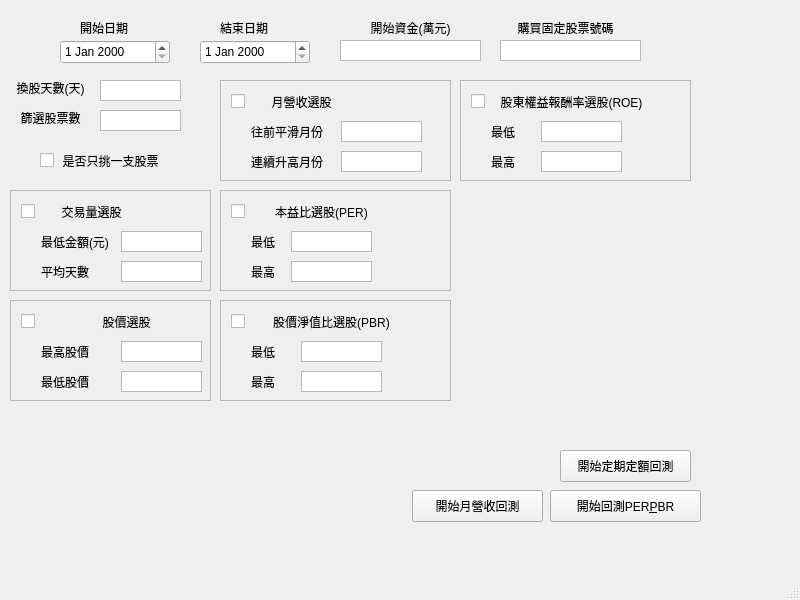
<?xml version="1.0" encoding="UTF-8"?>
<ui version="4.0">
 <class>MainWindow3</class>
 <widget class="QMainWindow" name="MainWindow3">
  <property name="geometry">
   <rect>
    <x>0</x>
    <y>0</y>
    <width>800</width>
    <height>600</height>
   </rect>
  </property>
  <property name="windowTitle">
   <string>回測</string>
  </property>
  <widget class="QWidget" name="centralwidget">
   <widget class="QDateEdit" name="date_start">
    <property name="geometry">
     <rect>
      <x>60</x>
      <y>40</y>
      <width>110</width>
      <height>24</height>
     </rect>
    </property>
   </widget>
   <widget class="QLabel" name="label">
    <property name="geometry">
     <rect>
      <x>80</x>
      <y>20</y>
      <width>60</width>
      <height>16</height>
     </rect>
    </property>
    <property name="text">
     <string>開始日期</string>
    </property>
   </widget>
   <widget class="QDateEdit" name="date_end">
    <property name="geometry">
     <rect>
      <x>200</x>
      <y>40</y>
      <width>110</width>
      <height>24</height>
     </rect>
    </property>
   </widget>
   <widget class="QLabel" name="label_2">
    <property name="geometry">
     <rect>
      <x>220</x>
      <y>20</y>
      <width>60</width>
      <height>16</height>
     </rect>
    </property>
    <property name="text">
     <string>結束日期</string>
    </property>
   </widget>
   <widget class="QPushButton" name="button_backtest">
    <property name="geometry">
     <rect>
      <x>412</x>
      <y>490</y>
      <width>131</width>
      <height>32</height>
     </rect>
    </property>
    <property name="text">
     <string>開始月營收回測</string>
    </property>
   </widget>
   <widget class="QLabel" name="label_3">
    <property name="geometry">
     <rect>
      <x>360</x>
      <y>20</y>
      <width>101</width>
      <height>16</height>
     </rect>
    </property>
    <property name="text">
     <string>開始資金(萬元)</string>
    </property>
    <property name="alignment">
     <set>Qt::AlignCenter</set>
    </property>
   </widget>
   <widget class="QTextEdit" name="input_startMoney">
    <property name="geometry">
     <rect>
      <x>340</x>
      <y>40</y>
      <width>141</width>
      <height>21</height>
     </rect>
    </property>
    <property name="font">
     <font>
      <pointsize>10</pointsize>
      <weight>75</weight>
      <bold>true</bold>
     </font>
    </property>
    <property name="verticalScrollBarPolicy">
     <enum>Qt::ScrollBarAlwaysOff</enum>
    </property>
    <property name="horizontalScrollBarPolicy">
     <enum>Qt::ScrollBarAlwaysOff</enum>
    </property>
    <property name="documentTitle">
     <string/>
    </property>
    <property name="placeholderText">
     <string/>
    </property>
   </widget>
   <widget class="QLabel" name="label_4">
    <property name="geometry">
     <rect>
      <x>0</x>
      <y>80</y>
      <width>101</width>
      <height>16</height>
     </rect>
    </property>
    <property name="text">
     <string>換股天數(天)</string>
    </property>
    <property name="alignment">
     <set>Qt::AlignCenter</set>
    </property>
   </widget>
   <widget class="QTextEdit" name="input_changeDays">
    <property name="geometry">
     <rect>
      <x>100</x>
      <y>80</y>
      <width>81</width>
      <height>21</height>
     </rect>
    </property>
    <property name="font">
     <font>
      <pointsize>10</pointsize>
      <weight>75</weight>
      <bold>true</bold>
     </font>
    </property>
    <property name="verticalScrollBarPolicy">
     <enum>Qt::ScrollBarAlwaysOff</enum>
    </property>
    <property name="horizontalScrollBarPolicy">
     <enum>Qt::ScrollBarAlwaysOff</enum>
    </property>
    <property name="documentTitle">
     <string/>
    </property>
    <property name="placeholderText">
     <string/>
    </property>
   </widget>
   <widget class="QScrollArea" name="scrollArea">
    <property name="geometry">
     <rect>
      <x>220</x>
      <y>80</y>
      <width>231</width>
      <height>101</height>
     </rect>
    </property>
    <property name="widgetResizable">
     <bool>true</bool>
    </property>
    <widget class="QWidget" name="scrollAreaWidgetContents">
     <property name="geometry">
      <rect>
       <x>0</x>
       <y>0</y>
       <width>229</width>
       <height>99</height>
      </rect>
     </property>
     <widget class="QLabel" name="label_6">
      <property name="geometry">
       <rect>
        <x>30</x>
        <y>70</y>
        <width>101</width>
        <height>21</height>
       </rect>
      </property>
      <property name="text">
       <string>連續升高月份</string>
      </property>
     </widget>
     <widget class="QTextEdit" name="input_monthRP_UpMpnth">
      <property name="geometry">
       <rect>
        <x>120</x>
        <y>70</y>
        <width>81</width>
        <height>21</height>
       </rect>
      </property>
      <property name="verticalScrollBarPolicy">
       <enum>Qt::ScrollBarAlwaysOff</enum>
      </property>
      <property name="horizontalScrollBarPolicy">
       <enum>Qt::ScrollBarAlwaysOff</enum>
      </property>
     </widget>
     <widget class="QLabel" name="label_5">
      <property name="geometry">
       <rect>
        <x>30</x>
        <y>40</y>
        <width>101</width>
        <height>21</height>
       </rect>
      </property>
      <property name="text">
       <string>往前平滑月份</string>
      </property>
     </widget>
     <widget class="QTextEdit" name="input_monthRP_smoothAVG">
      <property name="geometry">
       <rect>
        <x>120</x>
        <y>40</y>
        <width>81</width>
        <height>21</height>
       </rect>
      </property>
      <property name="verticalScrollBarPolicy">
       <enum>Qt::ScrollBarAlwaysOff</enum>
      </property>
      <property name="horizontalScrollBarPolicy">
       <enum>Qt::ScrollBarAlwaysOff</enum>
      </property>
     </widget>
     <widget class="QLabel" name="label_7">
      <property name="geometry">
       <rect>
        <x>30</x>
        <y>10</y>
        <width>101</width>
        <height>21</height>
       </rect>
      </property>
      <property name="text">
       <string>月營收選股</string>
      </property>
      <property name="alignment">
       <set>Qt::AlignCenter</set>
      </property>
     </widget>
     <widget class="QCheckBox" name="check_monthRP_pick">
      <property name="geometry">
       <rect>
        <x>10</x>
        <y>10</y>
        <width>101</width>
        <height>20</height>
       </rect>
      </property>
      <property name="text">
       <string/>
      </property>
     </widget>
    </widget>
   </widget>
   <widget class="QScrollArea" name="scrollArea_2">
    <property name="geometry">
     <rect>
      <x>220</x>
      <y>190</y>
      <width>231</width>
      <height>101</height>
     </rect>
    </property>
    <property name="widgetResizable">
     <bool>true</bool>
    </property>
    <widget class="QWidget" name="scrollAreaWidgetContents_2">
     <property name="geometry">
      <rect>
       <x>0</x>
       <y>0</y>
       <width>229</width>
       <height>99</height>
      </rect>
     </property>
     <widget class="QLabel" name="label_8">
      <property name="geometry">
       <rect>
        <x>30</x>
        <y>70</y>
        <width>101</width>
        <height>21</height>
       </rect>
      </property>
      <property name="text">
       <string>最高</string>
      </property>
     </widget>
     <widget class="QTextEdit" name="input_PER_end">
      <property name="geometry">
       <rect>
        <x>70</x>
        <y>70</y>
        <width>81</width>
        <height>21</height>
       </rect>
      </property>
      <property name="verticalScrollBarPolicy">
       <enum>Qt::ScrollBarAlwaysOff</enum>
      </property>
      <property name="horizontalScrollBarPolicy">
       <enum>Qt::ScrollBarAlwaysOff</enum>
      </property>
     </widget>
     <widget class="QLabel" name="label_9">
      <property name="geometry">
       <rect>
        <x>30</x>
        <y>40</y>
        <width>101</width>
        <height>21</height>
       </rect>
      </property>
      <property name="text">
       <string>最低</string>
      </property>
     </widget>
     <widget class="QTextEdit" name="input_PER_start">
      <property name="geometry">
       <rect>
        <x>70</x>
        <y>40</y>
        <width>81</width>
        <height>21</height>
       </rect>
      </property>
      <property name="verticalScrollBarPolicy">
       <enum>Qt::ScrollBarAlwaysOff</enum>
      </property>
      <property name="horizontalScrollBarPolicy">
       <enum>Qt::ScrollBarAlwaysOff</enum>
      </property>
     </widget>
     <widget class="QLabel" name="label_10">
      <property name="geometry">
       <rect>
        <x>50</x>
        <y>10</y>
        <width>101</width>
        <height>21</height>
       </rect>
      </property>
      <property name="text">
       <string>本益比選股(PER)</string>
      </property>
      <property name="alignment">
       <set>Qt::AlignCenter</set>
      </property>
     </widget>
     <widget class="QCheckBox" name="check_PER_pick">
      <property name="geometry">
       <rect>
        <x>10</x>
        <y>10</y>
        <width>21</width>
        <height>20</height>
       </rect>
      </property>
      <property name="text">
       <string/>
      </property>
     </widget>
    </widget>
   </widget>
   <widget class="QScrollArea" name="scrollArea_3">
    <property name="geometry">
     <rect>
      <x>10</x>
      <y>190</y>
      <width>201</width>
      <height>101</height>
     </rect>
    </property>
    <property name="widgetResizable">
     <bool>true</bool>
    </property>
    <widget class="QWidget" name="scrollAreaWidgetContents_3">
     <property name="geometry">
      <rect>
       <x>0</x>
       <y>0</y>
       <width>199</width>
       <height>99</height>
      </rect>
     </property>
     <widget class="QLabel" name="label_11">
      <property name="geometry">
       <rect>
        <x>30</x>
        <y>70</y>
        <width>101</width>
        <height>21</height>
       </rect>
      </property>
      <property name="text">
       <string>平均天數</string>
      </property>
     </widget>
     <widget class="QTextEdit" name="input_volumeAVG_days">
      <property name="geometry">
       <rect>
        <x>110</x>
        <y>70</y>
        <width>81</width>
        <height>21</height>
       </rect>
      </property>
      <property name="verticalScrollBarPolicy">
       <enum>Qt::ScrollBarAlwaysOff</enum>
      </property>
      <property name="horizontalScrollBarPolicy">
       <enum>Qt::ScrollBarAlwaysOff</enum>
      </property>
     </widget>
     <widget class="QLabel" name="label_12">
      <property name="geometry">
       <rect>
        <x>30</x>
        <y>40</y>
        <width>101</width>
        <height>21</height>
       </rect>
      </property>
      <property name="text">
       <string>最低金額(元)</string>
      </property>
     </widget>
     <widget class="QTextEdit" name="input_volume_money">
      <property name="geometry">
       <rect>
        <x>110</x>
        <y>40</y>
        <width>81</width>
        <height>21</height>
       </rect>
      </property>
      <property name="verticalScrollBarPolicy">
       <enum>Qt::ScrollBarAlwaysOff</enum>
      </property>
      <property name="horizontalScrollBarPolicy">
       <enum>Qt::ScrollBarAlwaysOff</enum>
      </property>
     </widget>
     <widget class="QLabel" name="label_13">
      <property name="geometry">
       <rect>
        <x>30</x>
        <y>10</y>
        <width>101</width>
        <height>21</height>
       </rect>
      </property>
      <property name="text">
       <string>交易量選股</string>
      </property>
      <property name="alignment">
       <set>Qt::AlignCenter</set>
      </property>
     </widget>
     <widget class="QCheckBox" name="check_volume_pick">
      <property name="geometry">
       <rect>
        <x>10</x>
        <y>10</y>
        <width>111</width>
        <height>20</height>
       </rect>
      </property>
      <property name="text">
       <string/>
      </property>
     </widget>
    </widget>
   </widget>
   <widget class="QCheckBox" name="check_pickOneStock">
    <property name="geometry">
     <rect>
      <x>40</x>
      <y>150</y>
      <width>101</width>
      <height>20</height>
     </rect>
    </property>
    <property name="text">
     <string/>
    </property>
   </widget>
   <widget class="QLabel" name="label_14">
    <property name="geometry">
     <rect>
      <x>60</x>
      <y>150</y>
      <width>101</width>
      <height>21</height>
     </rect>
    </property>
    <property name="text">
     <string>是否只挑一支股票</string>
    </property>
    <property name="alignment">
     <set>Qt::AlignCenter</set>
    </property>
   </widget>
   <widget class="QScrollArea" name="scrollArea_4">
    <property name="geometry">
     <rect>
      <x>10</x>
      <y>300</y>
      <width>201</width>
      <height>101</height>
     </rect>
    </property>
    <property name="widgetResizable">
     <bool>true</bool>
    </property>
    <widget class="QWidget" name="scrollAreaWidgetContents_4">
     <property name="geometry">
      <rect>
       <x>0</x>
       <y>0</y>
       <width>199</width>
       <height>99</height>
      </rect>
     </property>
     <widget class="QLabel" name="label_15">
      <property name="geometry">
       <rect>
        <x>30</x>
        <y>70</y>
        <width>101</width>
        <height>21</height>
       </rect>
      </property>
      <property name="text">
       <string>最低股價</string>
      </property>
     </widget>
     <widget class="QTextEdit" name="input_price_low">
      <property name="geometry">
       <rect>
        <x>110</x>
        <y>70</y>
        <width>81</width>
        <height>21</height>
       </rect>
      </property>
      <property name="verticalScrollBarPolicy">
       <enum>Qt::ScrollBarAlwaysOff</enum>
      </property>
      <property name="horizontalScrollBarPolicy">
       <enum>Qt::ScrollBarAlwaysOff</enum>
      </property>
     </widget>
     <widget class="QLabel" name="label_16">
      <property name="geometry">
       <rect>
        <x>30</x>
        <y>40</y>
        <width>101</width>
        <height>21</height>
       </rect>
      </property>
      <property name="text">
       <string>最高股價</string>
      </property>
     </widget>
     <widget class="QTextEdit" name="input_price_high">
      <property name="geometry">
       <rect>
        <x>110</x>
        <y>40</y>
        <width>81</width>
        <height>21</height>
       </rect>
      </property>
      <property name="verticalScrollBarPolicy">
       <enum>Qt::ScrollBarAlwaysOff</enum>
      </property>
      <property name="horizontalScrollBarPolicy">
       <enum>Qt::ScrollBarAlwaysOff</enum>
      </property>
     </widget>
     <widget class="QLabel" name="label_17">
      <property name="geometry">
       <rect>
        <x>50</x>
        <y>10</y>
        <width>131</width>
        <height>21</height>
       </rect>
      </property>
      <property name="text">
       <string>股價選股</string>
      </property>
      <property name="alignment">
       <set>Qt::AlignCenter</set>
      </property>
     </widget>
     <widget class="QCheckBox" name="check_price_pick">
      <property name="geometry">
       <rect>
        <x>10</x>
        <y>10</y>
        <width>111</width>
        <height>20</height>
       </rect>
      </property>
      <property name="text">
       <string/>
      </property>
     </widget>
    </widget>
   </widget>
   <widget class="QScrollArea" name="scrollArea_5">
    <property name="geometry">
     <rect>
      <x>220</x>
      <y>300</y>
      <width>231</width>
      <height>101</height>
     </rect>
    </property>
    <property name="widgetResizable">
     <bool>true</bool>
    </property>
    <widget class="QWidget" name="scrollAreaWidgetContents_5">
     <property name="geometry">
      <rect>
       <x>0</x>
       <y>0</y>
       <width>229</width>
       <height>99</height>
      </rect>
     </property>
     <widget class="QLabel" name="label_18">
      <property name="geometry">
       <rect>
        <x>30</x>
        <y>70</y>
        <width>101</width>
        <height>21</height>
       </rect>
      </property>
      <property name="text">
       <string>最高</string>
      </property>
     </widget>
     <widget class="QTextEdit" name="input_PBR_end">
      <property name="geometry">
       <rect>
        <x>80</x>
        <y>70</y>
        <width>81</width>
        <height>21</height>
       </rect>
      </property>
      <property name="verticalScrollBarPolicy">
       <enum>Qt::ScrollBarAlwaysOff</enum>
      </property>
      <property name="horizontalScrollBarPolicy">
       <enum>Qt::ScrollBarAlwaysOff</enum>
      </property>
     </widget>
     <widget class="QLabel" name="label_19">
      <property name="geometry">
       <rect>
        <x>30</x>
        <y>40</y>
        <width>101</width>
        <height>21</height>
       </rect>
      </property>
      <property name="text">
       <string>最低</string>
      </property>
     </widget>
     <widget class="QTextEdit" name="input_PBR_start">
      <property name="geometry">
       <rect>
        <x>80</x>
        <y>40</y>
        <width>81</width>
        <height>21</height>
       </rect>
      </property>
      <property name="verticalScrollBarPolicy">
       <enum>Qt::ScrollBarAlwaysOff</enum>
      </property>
      <property name="horizontalScrollBarPolicy">
       <enum>Qt::ScrollBarAlwaysOff</enum>
      </property>
     </widget>
     <widget class="QLabel" name="label_20">
      <property name="geometry">
       <rect>
        <x>40</x>
        <y>10</y>
        <width>141</width>
        <height>21</height>
       </rect>
      </property>
      <property name="text">
       <string>股價淨值比選股(PBR)</string>
      </property>
      <property name="alignment">
       <set>Qt::AlignCenter</set>
      </property>
     </widget>
     <widget class="QCheckBox" name="check_PBR_pick">
      <property name="geometry">
       <rect>
        <x>10</x>
        <y>10</y>
        <width>21</width>
        <height>20</height>
       </rect>
      </property>
      <property name="text">
       <string/>
      </property>
     </widget>
    </widget>
   </widget>
   <widget class="QScrollArea" name="scrollArea_6">
    <property name="geometry">
     <rect>
      <x>460</x>
      <y>80</y>
      <width>231</width>
      <height>101</height>
     </rect>
    </property>
    <property name="widgetResizable">
     <bool>true</bool>
    </property>
    <widget class="QWidget" name="scrollAreaWidgetContents_6">
     <property name="geometry">
      <rect>
       <x>0</x>
       <y>0</y>
       <width>229</width>
       <height>99</height>
      </rect>
     </property>
     <widget class="QLabel" name="label_21">
      <property name="geometry">
       <rect>
        <x>30</x>
        <y>70</y>
        <width>101</width>
        <height>21</height>
       </rect>
      </property>
      <property name="text">
       <string>最高</string>
      </property>
     </widget>
     <widget class="QTextEdit" name="input_ROE_end">
      <property name="geometry">
       <rect>
        <x>80</x>
        <y>70</y>
        <width>81</width>
        <height>21</height>
       </rect>
      </property>
      <property name="verticalScrollBarPolicy">
       <enum>Qt::ScrollBarAlwaysOff</enum>
      </property>
      <property name="horizontalScrollBarPolicy">
       <enum>Qt::ScrollBarAlwaysOff</enum>
      </property>
     </widget>
     <widget class="QLabel" name="label_22">
      <property name="geometry">
       <rect>
        <x>30</x>
        <y>40</y>
        <width>101</width>
        <height>21</height>
       </rect>
      </property>
      <property name="text">
       <string>最低</string>
      </property>
     </widget>
     <widget class="QTextEdit" name="input_ROE_start">
      <property name="geometry">
       <rect>
        <x>80</x>
        <y>40</y>
        <width>81</width>
        <height>21</height>
       </rect>
      </property>
      <property name="verticalScrollBarPolicy">
       <enum>Qt::ScrollBarAlwaysOff</enum>
      </property>
      <property name="horizontalScrollBarPolicy">
       <enum>Qt::ScrollBarAlwaysOff</enum>
      </property>
     </widget>
     <widget class="QLabel" name="label_23">
      <property name="geometry">
       <rect>
        <x>30</x>
        <y>10</y>
        <width>161</width>
        <height>21</height>
       </rect>
      </property>
      <property name="text">
       <string>股東權益報酬率選股(ROE)</string>
      </property>
      <property name="alignment">
       <set>Qt::AlignCenter</set>
      </property>
     </widget>
     <widget class="QCheckBox" name="check_ROE_pick">
      <property name="geometry">
       <rect>
        <x>10</x>
        <y>10</y>
        <width>21</width>
        <height>20</height>
       </rect>
      </property>
      <property name="text">
       <string/>
      </property>
     </widget>
    </widget>
   </widget>
   <widget class="QPushButton" name="button_backtest_2">
    <property name="geometry">
     <rect>
      <x>550</x>
      <y>490</y>
      <width>151</width>
      <height>32</height>
     </rect>
    </property>
    <property name="text">
     <string>開始回測PER&amp;PBR</string>
    </property>
   </widget>
   <widget class="QLabel" name="label_24">
    <property name="geometry">
     <rect>
      <x>0</x>
      <y>110</y>
      <width>101</width>
      <height>16</height>
     </rect>
    </property>
    <property name="text">
     <string>篩選股票數</string>
    </property>
    <property name="alignment">
     <set>Qt::AlignCenter</set>
    </property>
   </widget>
   <widget class="QTextEdit" name="input_StockAmount">
    <property name="geometry">
     <rect>
      <x>100</x>
      <y>110</y>
      <width>81</width>
      <height>21</height>
     </rect>
    </property>
    <property name="font">
     <font>
      <pointsize>10</pointsize>
      <weight>75</weight>
      <bold>true</bold>
     </font>
    </property>
    <property name="verticalScrollBarPolicy">
     <enum>Qt::ScrollBarAlwaysOff</enum>
    </property>
    <property name="horizontalScrollBarPolicy">
     <enum>Qt::ScrollBarAlwaysOff</enum>
    </property>
    <property name="documentTitle">
     <string/>
    </property>
    <property name="placeholderText">
     <string/>
    </property>
   </widget>
   <widget class="QPushButton" name="button_backtest_3">
    <property name="geometry">
     <rect>
      <x>560</x>
      <y>450</y>
      <width>131</width>
      <height>32</height>
     </rect>
    </property>
    <property name="text">
     <string>開始定期定額回測</string>
    </property>
   </widget>
   <widget class="QTextEdit" name="input_stockNumber">
    <property name="geometry">
     <rect>
      <x>500</x>
      <y>40</y>
      <width>141</width>
      <height>21</height>
     </rect>
    </property>
    <property name="font">
     <font>
      <pointsize>10</pointsize>
      <weight>75</weight>
      <bold>true</bold>
     </font>
    </property>
    <property name="verticalScrollBarPolicy">
     <enum>Qt::ScrollBarAlwaysOff</enum>
    </property>
    <property name="horizontalScrollBarPolicy">
     <enum>Qt::ScrollBarAlwaysOff</enum>
    </property>
    <property name="documentTitle">
     <string/>
    </property>
    <property name="placeholderText">
     <string/>
    </property>
   </widget>
   <widget class="QLabel" name="label_25">
    <property name="geometry">
     <rect>
      <x>510</x>
      <y>20</y>
      <width>111</width>
      <height>16</height>
     </rect>
    </property>
    <property name="text">
     <string>購買固定股票號碼</string>
    </property>
    <property name="alignment">
     <set>Qt::AlignCenter</set>
    </property>
   </widget>
  </widget>
  <widget class="QMenuBar" name="menubar">
   <property name="geometry">
    <rect>
     <x>0</x>
     <y>0</y>
     <width>800</width>
     <height>22</height>
    </rect>
   </property>
  </widget>
  <widget class="QStatusBar" name="statusbar"/>
 </widget>
 <resources/>
 <connections/>
</ui>
